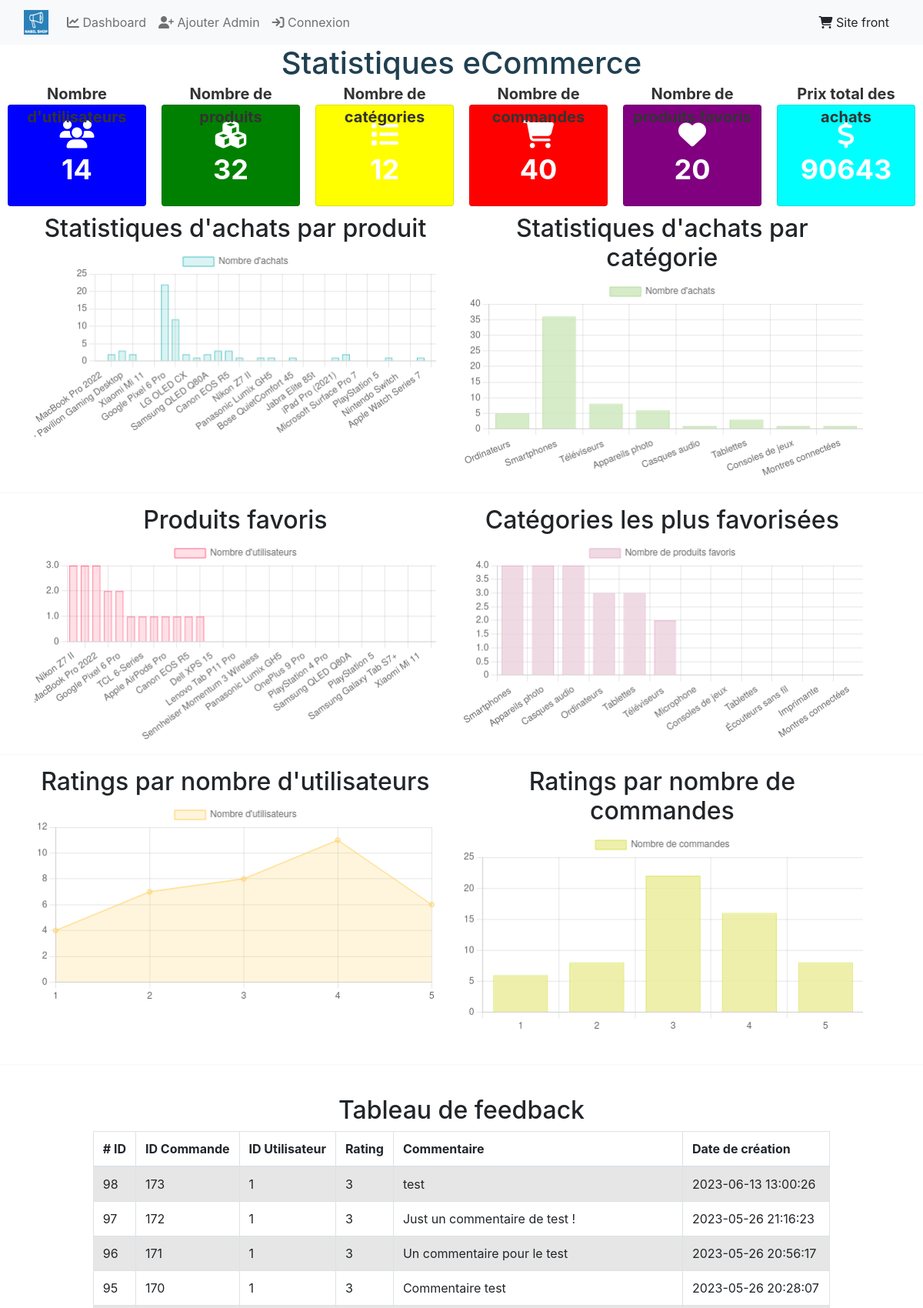
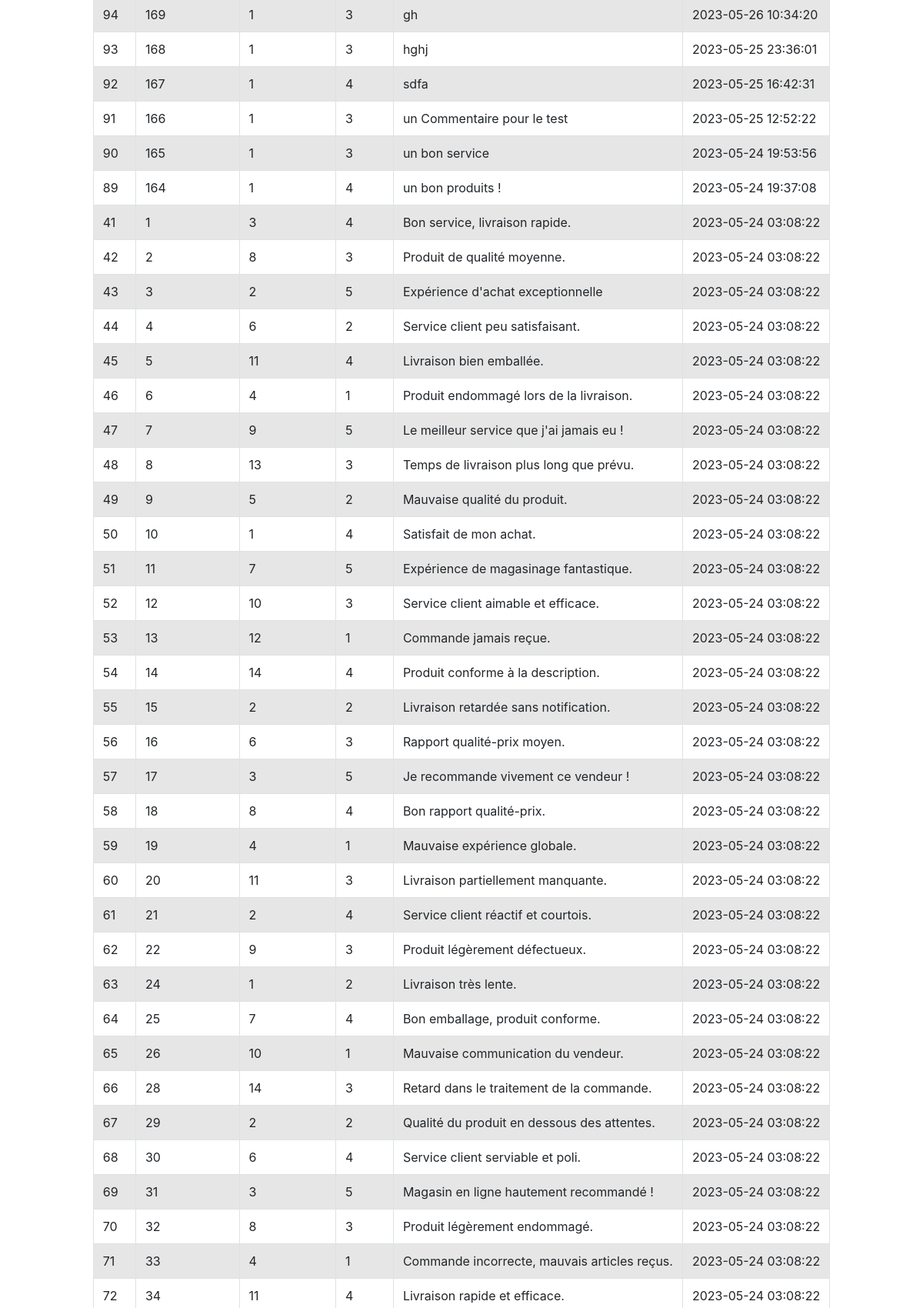
The page / (upper part) on the database its author committed (2 pictures, top to bottom).
### tables this page shows
CREATE TABLE `feedback` (
  `id` int(11) NOT NULL,
  `idcommande` int(11) DEFAULT NULL,
  `idUtilisateur` int(11) DEFAULT NULL,
  `rating` int(11) DEFAULT NULL,
  `comment` text DEFAULT NULL,
  `created_at` datetime DEFAULT current_timestamp()
);

### comments.php (the view, shortened to what this page needs)
<?php
$sqlStm = $pdo->prepare('SELECT * FROM feedback ORDER BY created_at DESC');
$sqlStm->execute();
$comments = $sqlStm->fetchAll(PDO::FETCH_OBJ);
?>
<!DOCTYPE html>
<html>
<head>
  <link rel="stylesheet" href="https://stackpath.bootstrapcdn.com/bootstrap/4.5.0/css/bootstrap.min.css">
</head>
<body>
  <div class="container">
    <div class="table-container">
      <h2>Tableau de feedback</h2>
      <table class="table table-bordered table-striped">
        <thead>
          <tr>
            <th># ID</th>
            <th>ID Commande</th>
            <th>ID Utilisateur</th>
            <th>Rating</th>
            <th>Commentaire</th>
            <th>Date de création</th>
          </tr>
        </thead>
        <tbody>
          <?php foreach ($comments as $comment) : ?>
            <tr>
              <td><?php echo $comment->id; ?></td>
              <td><?php echo $comment->idcommande; ?></td>
              <td><?php echo $comment->idUtilisateur; ?></td>
              <td><?php echo $comment->rating; ?></td>
              <td><?php echo $comment->comment; ?></td>
              <td><?php echo $comment->created_at; ?></td>
            </tr>
          <?php endforeach; ?>
        </tbody>
      </table>
    </div>
  </div>
</body>
</html>

### assets/css/registrementUser.css (style rules this page uses)
body { background-color: #e9f5f5; }

### assets/css/connexionUser.css (style rules this page uses)
body { background-color: #e9f5f5; }

### index.php (style rules this page uses)
.container { width: 100%; display: flex; justify-content: space-between; }

### comments.php (style rules this page uses)
.table-container { margin: 0 auto; }
h2 { text-align: center; }

### rows shown on the page
feedback: id "98", idcommande "173", idUtilisateur "1", rating "3", comment "test", created_at "2023-06-13 13:00:26"
feedback: id "97", idcommande "172", idUtilisateur "1", rating "3", comment "Just un commentaire de test !", created_at "2023-05-26 21:16:23"
feedback: id "96", idcommande "171", idUtilisateur "1", rating "3", comment "Un commentaire pour le test", created_at "2023-05-26 20:56:17"
feedback: id "95", idcommande "170", idUtilisateur "1", rating "3", comment "Commentaire test", created_at "2023-05-26 20:28:07"
feedback: id "94", idcommande "169", idUtilisateur "1", rating "3", comment "gh", created_at "2023-05-26 10:34:20"
feedback: id "93", idcommande "168", idUtilisateur "1", rating "3", comment "hghj", created_at "2023-05-25 23:36:01"
feedback: id "92", idcommande "167", idUtilisateur "1", rating "4", comment "sdfa", created_at "2023-05-25 16:42:31"
feedback: id "91", idcommande "166", idUtilisateur "1", rating "3", comment "un Commentaire pour le test", created_at "2023-05-25 12:52:22"
feedback: id "90", idcommande "165", idUtilisateur "1", rating "3", comment "un bon service", created_at "2023-05-24 19:53:56"
feedback: id "89", idcommande "164", idUtilisateur "1", rating "4", comment "un bon produits !", created_at "2023-05-24 19:37:08"
feedback: id "41", idcommande "1", idUtilisateur "3", rating "4", comment "Bon service, livraison rapide.", created_at "2023-05-24 03:08:22"
feedback: id "42", idcommande "2", idUtilisateur "8", rating "3", comment "Produit de qualité moyenne.", created_at "2023-05-24 03:08:22"
feedback: id "43", idcommande "3", idUtilisateur "2", rating "5", comment "Expérience d'achat exceptionnelle", created_at "2023-05-24 03:08:22"
feedback: id "44", idcommande "4", idUtilisateur "6", rating "2", comment "Service client peu satisfaisant.", created_at "2023-05-24 03:08:22"
feedback: id "45", idcommande "5", idUtilisateur "11", rating "4", comment "Livraison bien emballée.", created_at "2023-05-24 03:08:22"
feedback: id "46", idcommande "6", idUtilisateur "4", rating "1", comment "Produit endommagé lors de la livraison.", created_at "2023-05-24 03:08:22"
feedback: id "47", idcommande "7", idUtilisateur "9", rating "5", comment "Le meilleur service que j'ai jamais eu !", created_at "2023-05-24 03:08:22"
feedback: id "48", idcommande "8", idUtilisateur "13", rating "3", comment "Temps de livraison plus long que prévu.", created_at "2023-05-24 03:08:22"
feedback: id "49", idcommande "9", idUtilisateur "5", rating "2", comment "Mauvaise qualité du produit.", created_at "2023-05-24 03:08:22"
feedback: id "50", idcommande "10", idUtilisateur "1", rating "4", comment "Satisfait de mon achat.", created_at "2023-05-24 03:08:22"
feedback: id "51", idcommande "11", idUtilisateur "7", rating "5", comment "Expérience de magasinage fantastique.", created_at "2023-05-24 03:08:22"
feedback: id "52", idcommande "12", idUtilisateur "10", rating "3", comment "Service client aimable et efficace.", created_at "2023-05-24 03:08:22"
feedback: id "53", idcommande "13", idUtilisateur "12", rating "1", comment "Commande jamais reçue.", created_at "2023-05-24 03:08:22"
feedback: id "54", idcommande "14", idUtilisateur "14", rating "4", comment "Produit conforme à la description.", created_at "2023-05-24 03:08:22"
feedback: id "55", idcommande "15", idUtilisateur "2", rating "2", comment "Livraison retardée sans notification.", created_at "2023-05-24 03:08:22"
feedback: id "56", idcommande "16", idUtilisateur "6", rating "3", comment "Rapport qualité-prix moyen.", created_at "2023-05-24 03:08:22"
feedback: id "57", idcommande "17", idUtilisateur "3", rating "5", comment "Je recommande vivement ce vendeur !", created_at "2023-05-24 03:08:22"
feedback: id "58", idcommande "18", idUtilisateur "8", rating "4", comment "Bon rapport qualité-prix.", created_at "2023-05-24 03:08:22"
feedback: id "59", idcommande "19", idUtilisateur "4", rating "1", comment "Mauvaise expérience globale.", created_at "2023-05-24 03:08:22"
feedback: id "60", idcommande "20", idUtilisateur "11", rating "3", comment "Livraison partiellement manquante.", created_at "2023-05-24 03:08:22"
feedback: id "61", idcommande "21", idUtilisateur "2", rating "4", comment "Service client réactif et courtois.", created_at "2023-05-24 03:08:22"
feedback: id "62", idcommande "22", idUtilisateur "9", rating "3", comment "Produit légèrement défectueux.", created_at "2023-05-24 03:08:22"
feedback: id "63", idcommande "24", idUtilisateur "1", rating "2", comment "Livraison très lente.", created_at "2023-05-24 03:08:22"
feedback: id "64", idcommande "25", idUtilisateur "7", rating "4", comment "Bon emballage, produit conforme.", created_at "2023-05-24 03:08:22"
feedback: id "65", idcommande "26", idUtilisateur "10", rating "1", comment "Mauvaise communication du vendeur.", created_at "2023-05-24 03:08:22"
feedback: id "66", idcommande "28", idUtilisateur "14", rating "3", comment "Retard dans le traitement de la commande.", created_at "2023-05-24 03:08:22"
feedback: id "67", idcommande "29", idUtilisateur "2", rating "2", comment "Qualité du produit en dessous des attentes.", created_at "2023-05-24 03:08:22"
feedback: id "68", idcommande "30", idUtilisateur "6", rating "4", comment "Service client serviable et poli.", created_at "2023-05-24 03:08:22"
feedback: id "69", idcommande "31", idUtilisateur "3", rating "5", comment "Magasin en ligne hautement recommandé !", created_at "2023-05-24 03:08:22"
feedback: id "70", idcommande "32", idUtilisateur "8", rating "3", comment "Produit légèrement endommagé.", created_at "2023-05-24 03:08:22"
feedback: id "71", idcommande "33", idUtilisateur "4", rating "1", comment "Commande incorrecte, mauvais articles reçus.", created_at "2023-05-24 03:08:22"
feedback: id "72", idcommande "34", idUtilisateur "11", rating "4", comment "Livraison rapide et efficace.", created_at "2023-05-24 03:08:22"

### other values the page prints
$nombreUtilisateurs "14"
$nombreProduits "32"
$nombreCategories "12"
$nombreCommandes "40"
$nombreProduitsFavoris "20"
$prixTotalAchats "90643"
chart data {{ json_encode($productData) }} [0,2,3,2,0,0,22,12,2,1,2,3,3,1,0,1,1,0,1,0,0,0,1,2,0,0,0,1,0,0,1,0]
chart data {{ json_encode($categoryData) }} [5,36,8,6,1,3,1,1]
